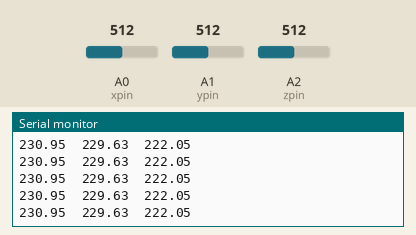
Recording of a sketch running on a simulated Arduino Uno, built with avr-gcc and run on an emulated ATmega328P. Parts: the last lines printed to the serial monitor. Inputs (shaded band) come from the test bench; at power-on: A0 (xpin) = 512, A1 (ypin) = 512, A2 (zpin) = 512.

Above: at 1.2 s.
1.3 s: A0 (xpin) set to 716
At 1.33 s:
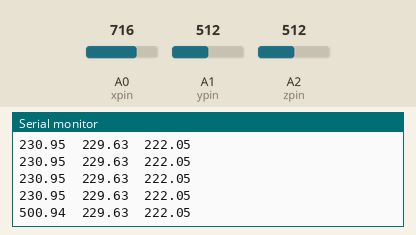
2.8 s: A1 (ypin) set to 716
At 2.85 s:
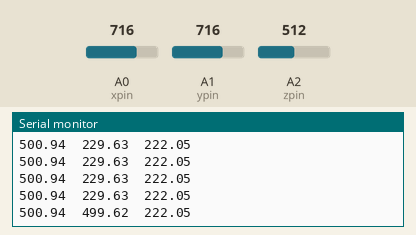
5.8 s: A2 (zpin) set to 716
At 5.8 s:
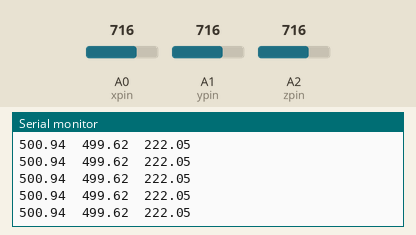
7.3 s: A0 (xpin) set to 900
At 7.33 s:
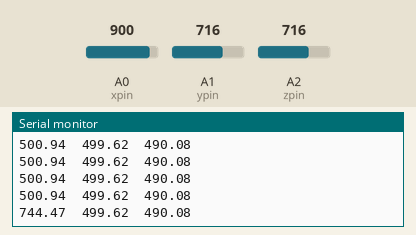
8.8 s: A1 (ypin) set to 900
At 8.85 s:
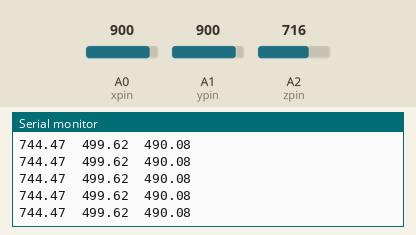
10.3 s: A2 (zpin) set to 900
At 10.38 s:
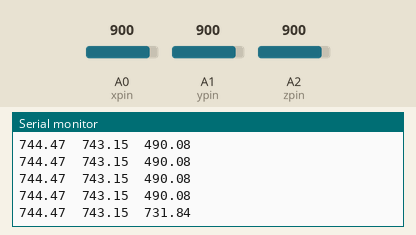
Timing chart, 0 to 12.8 s (numbered marks = the images above; inputs shaded):
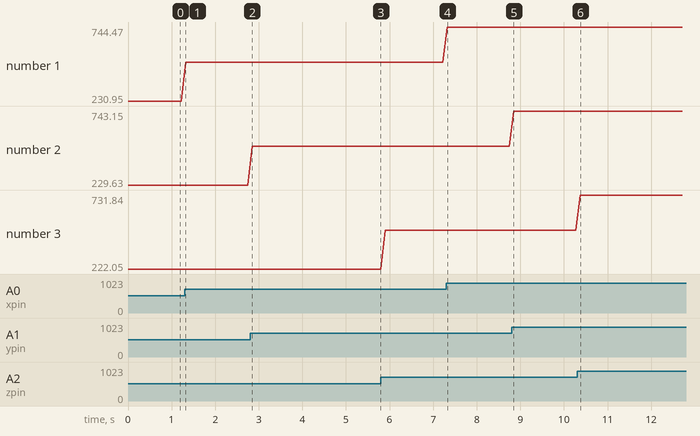

Measured:
- after the input at 1.3 s, the serial monitor: prints a new line at once (image 1)
- after the input at 2.8 s, the serial monitor: prints a new line after 0.05 s (image 2)
- after the input at 7.3 s, the serial monitor: prints a new line at once (image 4)
- after the input at 10.3 s, the serial monitor: prints a new line after 0.08 s (image 6)
- plotted number 1: 230.95 → 500.94 after the input at 1.3 s, 500.94 → 744.47 after the input at 7.3 s
- plotted number 2: 229.63 → 499.62 after the input at 2.8 s, 499.62 → 743.15 after the input at 8.8 s
- plotted number 3: 222.05 → 490.08 after the input at 5.8 s, 490.08 → 731.84 after the input at 10.3 s

The sketch:

AccelerometerTests.ino
```cpp
/*
ADXL335
note:vcc-->5v ,but ADXL335 Vs is 3.3V
The circuit:
      5V: VCC
analog A0: x-axis
analog A1: y-axis
analog A2: z-axis
*/


const byte xpin = A0;                  // x-axis of the accelerometer
const byte ypin = A1;                  // y-axis
const byte zpin = A2;                  // z-axis (only on 3-axis models)


void setup()
{
 Serial.begin(9600); // initialize the serial communications:
}


void loop()
{
int x = analogRead(xpin);  //read from xpin

int y = analogRead(ypin);  //read from ypin

int z = analogRead(zpin);  //read from zpin

// gravitity measurements

// Calculations
// 388 - reference point
// (Orthogonal - 388) / 6.939 = 9.8 m/s^2
/*
Serial.print(((float)x - 338)/6.939);  //print x value on serial monitor
Serial.print("\t");
Serial.print(((float)y - 338)/6.939);  //print y value on serial monitor
Serial.print("\t");
Serial.print(((float)z - 343.5)/6.99);  //print z value on serial monitor
Serial.print("\n"); */

//angle measurements
// Calculations
// 388 - reference point
// (Orthogonal - 388)*1.3235 = 90 degrees
Serial.print(((float)x - 337.5)*1.3235);  //print x value on serial monitor
Serial.print("\t");
Serial.print(((float)y - 338.5)*1.3235);  //print y value on serial monitor
Serial.print("\t");
Serial.print(((float)z - 343)*1.3139);  //print z value on serial monitor
Serial.print("\n");


delay(100);
}
```
